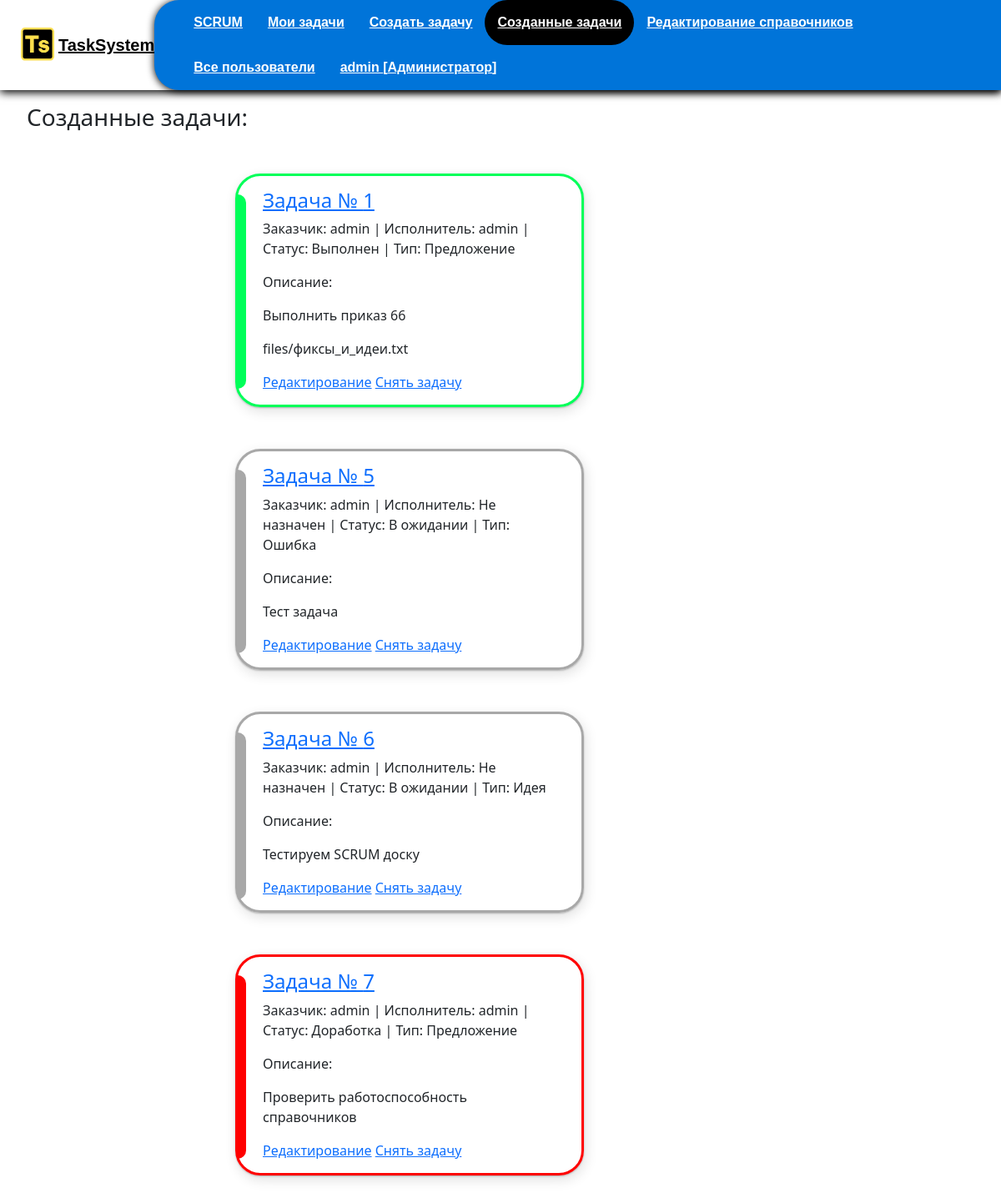
Before: /creation_tasks/ (signed in) with the older database file.
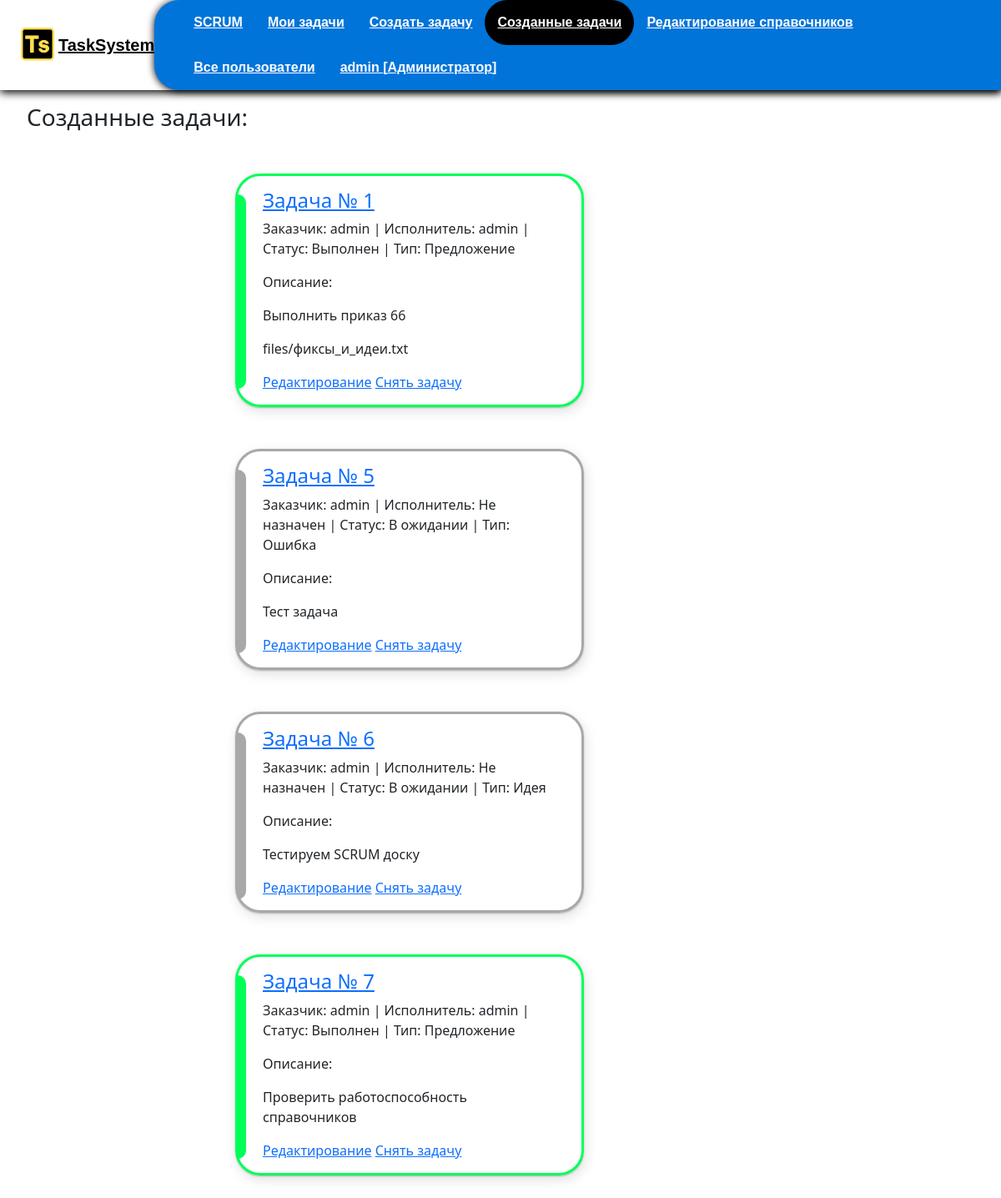
After: the same page with the newer database file.
### mainapp/models.py (models this page shows, shortened)
class Task(models.Model):
    author = models.ForeignKey(get_user_model(), on_delete=models.CASCADE, verbose_name="Автор", default=get_user_model(), related_name='authors', blank=True)
    executor = models.ForeignKey(CustomUser, on_delete=models.CASCADE, verbose_name="Исполнитель", default=None, related_name='executors', blank=True, null=True)
    title = models.CharField("Заголовок", max_length=100, default=None)
    description = models.TextField("Описание", max_length=250, default="")
    files = models.FileField(upload_to="files/", verbose_name="Файлы", blank=True, default=None)
    tasktype = models.ForeignKey(TaskType, on_delete=models.DO_NOTHING, verbose_name="Тип заявки", default=None)
    status = models.ForeignKey(Status, on_delete=models.DO_NOTHING, verbose_name="Статус", default="В ожидании")
    created = models.DateTimeField(auto_now_add=True, auto_now=False)
    updated = models.DateTimeField(auto_now_add=False, auto_now=True)

### edit_directory/models.py (models this page shows)
class Status(models.Model):
    COLOR_CHOICES = [
        ("GR", "Зеленый"),
        ("RD", "Красный"),
        ("YE", "Желтый"),
        ("DR", "Серый")
    ]
    COLOR_PALETTE = [
        ("#FFFFFF", "white", ),
        ("#000000", "black", ),
    ]
    name = models.CharField(verbose_name="Название статуса", max_length=50, default=None)
    comment_is_active = models.BooleanField(verbose_name="Возможность комментировать", default=False)
    color_status = models.CharField(verbose_name="Цвет статуса", max_length=7, default= "#000000")
    image_status = models.ImageField(verbose_name="Иконка статуса", upload_to='image_status/', default=None, blank=True)
    next_status = models.ManyToManyField('self', blank=True)
    def __str__(self):
        return self.name

class TaskType(models.Model):
    name = models.CharField(max_length=30, verbose_name="Тип заявки")
    def __str__(self):
        return f"{self.name}"

### authapp/models.py (models this page shows)
class CustomUser(AbstractUser):
    LastAuthDate = models.DateTimeField(auto_now=True)
    is_active = models.BooleanField(verbose_name="Пользователь активирован", default=False)

### mainapp/views.py (the view)
# urls.py: path('creation_tasks/', mainapp.creation_tasks, name="creation_tasks"),
@login_required
def creation_tasks(request):
    try:
        right = Right.objects.get(user_id=request.user)
    except:
        right = None
    task=Task.objects.filter(author=request.user)
    return render(request, 'mainapp/creation_tasks.html', context={
        'title':"Созданные задачи",
        "right":right,
        'tasks':task
    })

### mainapp/templates/mainapp/creation_tasks.html
{% load static %}
{% include 'mainapp/includes/menu_inc.html' %}
  <div class='page_style'>
    <h3>Созданные задачи:</h3>
    {% for task in tasks %}
    <div class="task_container" style="--status-color: {{task.status.color_status}};">
      <a href={%url 'task' task.id %}><h4>Задача № {{task.id}}</h4></a>
      <p> Заказчик: {{task.author}} | Исполнитель: {% if task.executor == None %} Не назначен {% else %} {{task.executor}} {%endif%}  | Статус: {{ task.status }} | Тип: {{ task.tasktype }}</p>
      <p>Описание: </p>
      <p>{{task.title}}</p>
      <p>{{task.files}}</p>
      <a class ='button' href="{% url 'edit_creation_tasks' task.pk %}">Редактирование</a>
      <a class ='button' href="{% url 'creation_tasks_delete' task.pk %}">Снять задачу</a>
    </div>
    {% endfor %}
  </div>
</body>
</html>

Changed rows visible on the page:
changed Task "Проверить работоспособность справочников": status_id 4 → 3 (drawn); status "Доработка" → "Выполнен"
